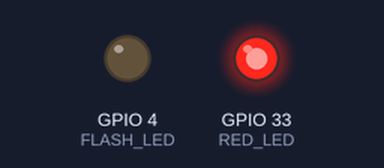
Simulated run of this sketch. Board: ESP32. On the bench: output pins drawn as LEDs (lit = HIGH). WiFi joins after 1.5 s; servers stay silent unless stated; the camera gives no picture; what the sketch prints to the serial monitor is not drawn.

Above: at 0.1 s.
At 1.9 s:
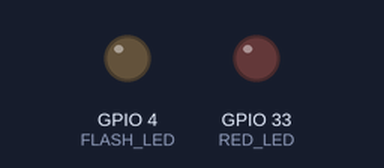
Timing chart, 0 to 3.4 s (numbered marks = the images above):
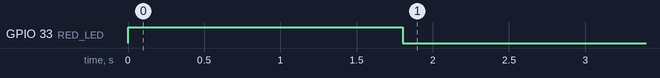

The sketch:

camera_bien_so.ino
```cpp
/*
  Bãi giữ xe máy thông minh – firmware CAMERA BIỂN SỐ (ESP32-CAM AI-Thinker, OV2640)
  Đồ án 2 – HCMUTE · Nguyễn Tấn Huy, Võ Trương Thùy Dương · GVHD ThS. Nguyễn Văn Phúc

  Mỗi làn 1 con. Nạp 2 lần, mỗi lần đổi CAM_NAME ("cam-vao" / "cam-ra").
  Server (laptop) lấy ảnh khi có thẻ quẹt:   http://cam-vao.local/capture   (hoặc http://<IP>/capture)
  Xem trực tiếp để căn góc camera:            http://cam-vao.local:81/stream
  Trạng thái (JSON):                          http://cam-vao.local/status

  Board: "AI Thinker ESP32-CAM" (gói esp32 của Espressif). Nạp qua đế ESP32-CAM-MB (cổng micro USB)
  hoặc USB-TTL: nối IO0 xuống GND rồi nhấn RST để vào chế độ nạp, nạp xong bỏ dây IO0 và nhấn RST.
  Nguồn: 5 V ≥ 500 mA vào chân 5V. Cấp yếu thì camera hay báo "Brownout detector was triggered".
*/
#include <WiFi.h>
#include <ESPmDNS.h>
#include "esp_camera.h"
#include "esp_http_server.h"

// ===================== CẤU HÌNH =====================
const char* CAM_NAME  = "cam-vao";        // "cam-vao" cho làn vào, "cam-ra" cho làn ra
const char* WIFI_SSID = "TEN_WIFI";
const char* WIFI_PASS = "MAT_KHAU_WIFI";
const framesize_t FRAME = FRAMESIZE_SVGA; // 800 × 600: đủ chi tiết cho biển số ở 145 mm, ảnh ≈ 30–60 kB
const int JPEG_QUALITY = 12;              // 10–15; nhỏ hơn = nét hơn, ảnh nặng hơn
const bool FLIP_V = false, MIRROR_H = false;  // lật ảnh nếu camera gắn ngược

// ===================== CHÂN AI-THINKER (cố định trên bo) =====================
#define PWDN_GPIO_NUM 32
#define RESET_GPIO_NUM -1
#define XCLK_GPIO_NUM 0
#define SIOD_GPIO_NUM 26
#define SIOC_GPIO_NUM 27
#define Y9_GPIO_NUM 35
#define Y8_GPIO_NUM 34
#define Y7_GPIO_NUM 39
#define Y6_GPIO_NUM 36
#define Y5_GPIO_NUM 21
#define Y4_GPIO_NUM 19
#define Y3_GPIO_NUM 18
#define Y2_GPIO_NUM 5
#define VSYNC_GPIO_NUM 25
#define HREF_GPIO_NUM 23
#define PCLK_GPIO_NUM 22
#define FLASH_LED 4       // đèn flash trắng trên bo: tắt, vì đã có đèn LED chiếu biển số riêng
#define RED_LED 33        // LED đỏ nhỏ mặt sau, sáng khi LOW: báo đã vào Wi-Fi

httpd_handle_t webHttpd = NULL, streamHttpd = NULL;
uint32_t shots = 0;

bool initCamera() {
  camera_config_t c = {};
  c.ledc_channel = LEDC_CHANNEL_0; c.ledc_timer = LEDC_TIMER_0;
  c.pin_d0 = Y2_GPIO_NUM; c.pin_d1 = Y3_GPIO_NUM; c.pin_d2 = Y4_GPIO_NUM; c.pin_d3 = Y5_GPIO_NUM;
  c.pin_d4 = Y6_GPIO_NUM; c.pin_d5 = Y7_GPIO_NUM; c.pin_d6 = Y8_GPIO_NUM; c.pin_d7 = Y9_GPIO_NUM;
  c.pin_xclk = XCLK_GPIO_NUM; c.pin_pclk = PCLK_GPIO_NUM; c.pin_vsync = VSYNC_GPIO_NUM; c.pin_href = HREF_GPIO_NUM;
  c.pin_sccb_sda = SIOD_GPIO_NUM; c.pin_sccb_scl = SIOC_GPIO_NUM; c.pin_pwdn = PWDN_GPIO_NUM; c.pin_reset = RESET_GPIO_NUM;
  c.xclk_freq_hz = 20000000; c.pixel_format = PIXFORMAT_JPEG;
  c.frame_size = FRAME; c.jpeg_quality = JPEG_QUALITY;
  c.fb_count = psramFound() ? 2 : 1;
  c.fb_location = psramFound() ? CAMERA_FB_IN_PSRAM : CAMERA_FB_IN_DRAM;
  c.grab_mode = CAMERA_GRAB_LATEST;      // /capture luôn trả khung mới nhất, không trả khung cũ trong bộ đệm
  esp_err_t err = esp_camera_init(&c);
  if (err != ESP_OK) { Serial.printf("Camera loi 0x%x (kiem tra cap camera, nguon 5 V)\n", err); return false; }
  sensor_t* s = esp_camera_sensor_get();
  s->set_vflip(s, FLIP_V); s->set_hmirror(s, MIRROR_H);
  return true;
}

// GET /capture -> 1 ảnh JPEG
esp_err_t captureHandler(httpd_req_t* req) {
  camera_fb_t* fb = esp_camera_fb_get();
  if (!fb) { httpd_resp_send_500(req); return ESP_FAIL; }
  httpd_resp_set_type(req, "image/jpeg");
  httpd_resp_set_hdr(req, "Access-Control-Allow-Origin", "*");
  httpd_resp_set_hdr(req, "Cache-Control", "no-store");
  esp_err_t r = httpd_resp_send(req, (const char*)fb->buf, fb->len);
  Serial.printf("/capture #%lu: %u byte\n", (unsigned long)++shots, (unsigned)fb->len);
  esp_camera_fb_return(fb);
  return r;
}

// GET /status -> JSON
esp_err_t statusHandler(httpd_req_t* req) {
  char buf[200];
  snprintf(buf, sizeof(buf), "{\"name\":\"%s\",\"ip\":\"%s\",\"rssi\":%d,\"uptime\":%lu,\"shots\":%lu,\"psram\":%s}",
           CAM_NAME, WiFi.localIP().toString().c_str(), WiFi.RSSI(), (unsigned long)(millis() / 1000),
           (unsigned long)shots, psramFound() ? "true" : "false");
  httpd_resp_set_type(req, "application/json");
  httpd_resp_set_hdr(req, "Access-Control-Allow-Origin", "*");
  return httpd_resp_send(req, buf, strlen(buf));
}

// GET :81/stream -> MJPEG để căn góc camera bằng trình duyệt
#define BOUNDARY "frame"
esp_err_t streamHandler(httpd_req_t* req) {
  httpd_resp_set_type(req, "multipart/x-mixed-replace;boundary=" BOUNDARY);
  httpd_resp_set_hdr(req, "Access-Control-Allow-Origin", "*");
  char part[64];
  while (true) {
    camera_fb_t* fb = esp_camera_fb_get();
    if (!fb) return ESP_FAIL;
    size_t hl = snprintf(part, sizeof(part), "Content-Type: image/jpeg\r\nContent-Length: %u\r\n\r\n", (unsigned)fb->len);
    esp_err_t r = httpd_resp_send_chunk(req, "\r\n--" BOUNDARY "\r\n", strlen("\r\n--" BOUNDARY "\r\n"));
    if (r == ESP_OK) r = httpd_resp_send_chunk(req, part, hl);
    if (r == ESP_OK) r = httpd_resp_send_chunk(req, (const char*)fb->buf, fb->len);
    esp_camera_fb_return(fb);
    if (r != ESP_OK) return r;     // trình duyệt đóng tab
  }
}

void startServers() {
  httpd_config_t cfg = HTTPD_DEFAULT_CONFIG();
  httpd_uri_t cap = {"/capture", HTTP_GET, captureHandler, NULL};
  httpd_uri_t st = {"/status", HTTP_GET, statusHandler, NULL};
  if (httpd_start(&webHttpd, &cfg) == ESP_OK) { httpd_register_uri_handler(webHttpd, &cap); httpd_register_uri_handler(webHttpd, &st); }
  cfg.server_port = 81; cfg.ctrl_port += 1;      // stream chạy server riêng để /capture không bị chặn khi đang xem
  httpd_uri_t sm = {"/stream", HTTP_GET, streamHandler, NULL};
  if (httpd_start(&streamHttpd, &cfg) == ESP_OK) httpd_register_uri_handler(streamHttpd, &sm);
}

void setup() {
  Serial.begin(115200);
  pinMode(FLASH_LED, OUTPUT); digitalWrite(FLASH_LED, LOW);
  pinMode(RED_LED, OUTPUT); digitalWrite(RED_LED, HIGH);
  Serial.printf("\n=== %s ===\n", CAM_NAME);
  if (!initCamera()) { delay(3000); ESP.restart(); }
  WiFi.mode(WIFI_STA);
  WiFi.setSleep(false);            // tắt tiết kiệm điện Wi-Fi: ảnh về nhanh, ổn định hơn
  WiFi.setHostname(CAM_NAME);
  WiFi.begin(WIFI_SSID, WIFI_PASS);
  Serial.print("Ket noi Wi-Fi");
  uint32_t t = millis();
  while (WiFi.status() != WL_CONNECTED) {
    delay(300); Serial.print('.');
    if (millis() - t > 20000) { Serial.println(" that bai, khoi dong lai"); ESP.restart(); }
  }
  digitalWrite(RED_LED, LOW);
  MDNS.begin(CAM_NAME);
  startServers();
  Serial.printf("\nOK  http://%s/capture   http://%s.local/capture   stream: http://%s:81/stream\n",
                WiFi.localIP().toString().c_str(), CAM_NAME, WiFi.localIP().toString().c_str());
}

void loop() {
  static uint32_t last = 0;
  if (millis() - last > 10000) {            // mất Wi-Fi quá 10 s thì khởi động lại
    last = millis();
    if (WiFi.status() != WL_CONNECTED) { Serial.println("Mat Wi-Fi, khoi dong lai"); ESP.restart(); }
  }
  delay(50);
}
```
